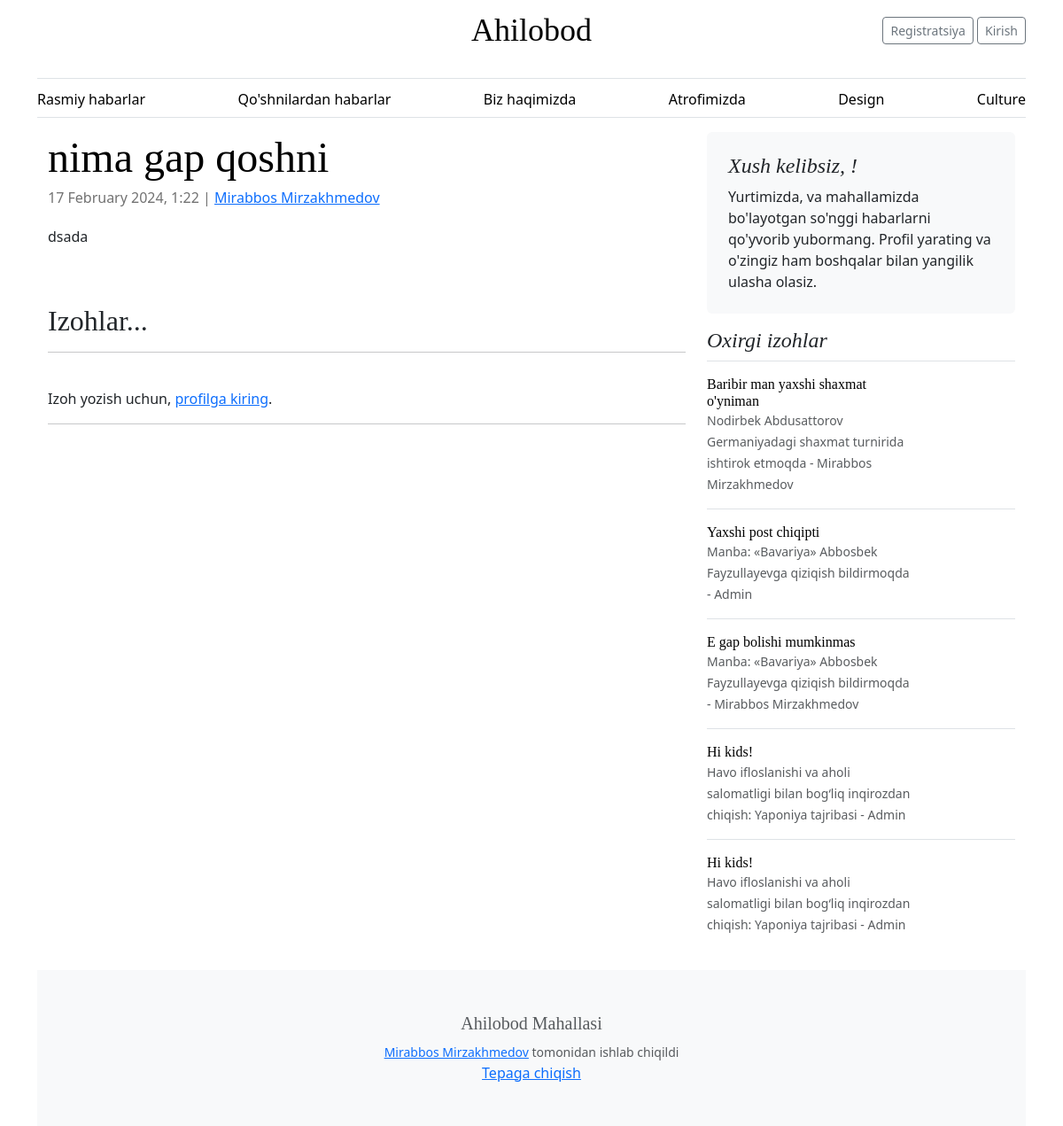
The app's page /post-neighbors/3 with its own data.
### webapp/models.py (models this page shows, shortened)
class PostNeighbors(models.Model):
    n_post_id = models.AutoField(primary_key=True)
    title = models.CharField(max_length=255)
    full_text = RichTextField(blank=True, null=True)
    created_at = models.DateTimeField(default=timezone.now)
    user_id = models.ForeignKey(User, on_delete=models.CASCADE,
                                related_name='neighbors_posts')
    updated_at = models.DateTimeField(auto_now=True)
    image = models.ImageField(upload_to='posts/',
                              default='../../media/posts/default.webp')

class User(AbstractUser):
    user_id = models.AutoField(primary_key=True)
    phone_number = models.CharField(max_length=20)
    profile_pic = models.ImageField(null=True, upload_to='profile/')
    bio = models.TextField(blank=True, null=True)
    created_at = models.DateTimeField(default=timezone.now)
    updated_at = models.DateTimeField(auto_now=True)

class Comment(models.Model):
    comment_id = models.AutoField(primary_key=True)
    post = models.ForeignKey(Post, on_delete=models.CASCADE, related_name='comments')
    user = models.ForeignKey(User, on_delete=models.CASCADE, related_name='comments')
    comment_text = models.TextField()
    created_at = models.DateTimeField(default=timezone.now)

class Post(models.Model):
    post_id = models.AutoField(primary_key=True)
    title = models.CharField(max_length=255)
    full_text = RichTextField(blank=True, null=True)
    created_at = models.DateTimeField(default=timezone.now)
    user_id = models.ForeignKey(User, on_delete=models.CASCADE, related_name='posts')
    updated_at = models.DateTimeField(auto_now=True)
    image = models.ImageField(upload_to='posts/', default='../../media/posts/default.webp')

### webapp/views.py (the view)
# urls.py: path('post-neighbors/<int:pk>', views.NeighborPostDetailView.as_view(), name='neighbor-news-detail'),
class NeighborPostDetailView(DetailView):
    model = PostNeighbors
    template_name = 'webapp/neighbor_news_detail.html'
    context_object_name = 'neighbor_post'
    def get_context_data(self, **kwargs):
        context = super().get_context_data(**kwargs)
        context['comments'] = (Comment.objects.all().order_by('-created_at'))[:5]
        return context

### webapp/templates/webapp/neighbor_news_detail.html (shortened to what this page needs)
{% extends 'webapp/layout.html' %}
{% block body %}
    <div class="row mb-2">
        <div class="col-md-8">
            <article class="blog-post">
                <h2 class="display-5 link-body-emphasis mb-1">{{ neighbor_post.title }}</h2>
                <p class="blog-post-meta">{{ neighbor_post.created_at|date:"j F Y, G:i" }} | <a
                    href="{% url 'profile' neighbor_post.user_id.user_id %}">{{ neighbor_post.user_id.first_name }} {{ neighbor_post.user_id.last_name }}</a>
                </p>
                <p class="full_text">{{ neighbor_post.full_text|safe }}</p>
                <br><br>
                <h2>Izohlar...</h2>
                <hr>
                <br>
                {% if user.is_authenticated %}
                    {% if neighbor_post.neighbor_comments.all %}
                        {% for comment in neighbor_post.neighbor_comments.all %}
                            <b><a
                                href="{% url 'profile' comment.user.user_id %}">{{ comment.user.first_name }} {{ comment.user.last_name }}</a></b>
                            | <small>{{ comment.created_at|date:"j F Y, G:i" }}</small><br>
                            {{ comment.comment_text }}
                            <br><br>
                        {% endfor %}
                    {% endif %}
                    <form method="post"
                          action="{% url 'neighbors-add-comment' neighbor_post.n_post_id %}">
                        {% csrf_token %}
                        <hr>
                        <div class="form-group">
                            <p>Izoh yozayotgan profil
                                <strong>{{ user.first_name }} {{ user.last_name }}:</strong>
                            </p>
                            <textarea name="comment_text" class="form-control" rows="3"></textarea>
                            <br>
                            <button type="submit" class="btn btn-primary">Izoh qoldirish</button>
                        </div>
                    </form>
                {% else %}
                    <p>Izoh yozish uchun, <a href="{% url 'login' %}">profilga kiring</a>.</p>
                    <hr>
                {% endif %}
            </article>
        </div>
        <div class="col-md-4">
            <div class="position-sticky" style="top: 2rem;">
                <div class="p-4 mb-3 bg-body-tertiary rounded">
                    <h4 class="fst-italic">Xush kelibsiz, {{ user.first_name }}!</h4>
                    <p class="mb-0">Yurtimizda, va mahallamizda bo'layotgan so'nggi habarlarni qo'yvorib yubormang.
                    Profil yarating va o'zingiz ham boshqalar bilan yangilik ulasha olasiz.</p>
                </div>
                <div>
                    <h4 class="fst-italic">Oxirgi izohlar</h4>
                    <ul class="list-unstyled">
                        {% for comment in comments %}
                        <li>
                            <a class="d-flex flex-column flex-lg-row gap-3 align-items-start align-items-lg-center py-3 link-body-emphasis text-decoration-none border-top"
                               href="{% url 'news-detail' comment.post.post_id %}">
                                <div class="col-lg-8">
                                    <h6 class="mb-0">{{ comment.comment_text }}</h6>
                                    <small class="text-body-secondary">{{ comment.post.title }} - {{ comment.user.first_name }} {{ comment.user.last_name }}</small>
                                </div>
                            </a>
                        </li>
                        {% endfor %}
                    </ul>
                </div>
            </div>
        </div>
    </div>
{% endblock %}

### webapp/static/css/blog.css (style rules this page uses)
h1, h2, h3, h4, h5, h6 { font-family: "Playfair Display", Georgia, "Times New Roman", serif; }
.blog-post { margin-bottom: 4rem; }
.blog-post-meta { margin-bottom: 1.25rem; color: #727272; }
.row { margin-bottom: 20px; }

### records on screen
PostNeighbors: title "nima gap qoshni", created_at "17 February 2024, 1:22", user_id.first_name "Mirabbos", user_id.last_name "Mirzakhmedov", full_text "dsada"
Comment: comment_text "Baribir man yaxshi shaxmat o'yniman", post "Nodirbek Abdusattorov Germaniyadagi shaxmat turnirida ishtirok etmoqda", user.first_name "Mirabbos", user.last_name "Mirzakhmedov"
Comment: comment_text "Yaxshi post chiqipti", post "Manba: «Bavariya» Abbosbek Fayzullayevga qiziqish bildirmoqda", user.first_name "Admin"
Comment: comment_text "E gap bolishi mumkinmas", post "Manba: «Bavariya» Abbosbek Fayzullayevga qiziqish bildirmoqda", user.first_name "Mirabbos", user.last_name "Mirzakhmedov"
Comment: comment_text "Hi kids!", post "Havo ifloslanishi va aholi salomatligi bilan bog‘liq inqirozdan chiqish: Yaponiya tajribasi", user.first_name "Admin"
Comment: comment_text "Hi kids!", post "Havo ifloslanishi va aholi salomatligi bilan bog‘liq inqirozdan chiqish: Yaponiya tajribasi", user.first_name "Admin"
